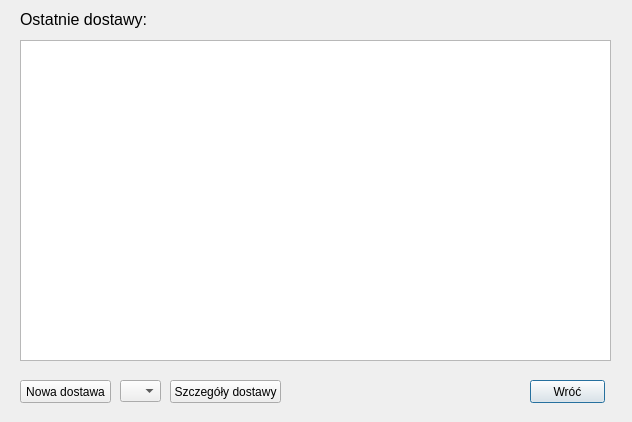
<?xml version="1.0" encoding="UTF-8"?>
<ui version="4.0">
 <class>suppliesWindow</class>
 <widget class="QDialog" name="suppliesWindow">
  <property name="geometry">
   <rect>
    <x>0</x>
    <y>0</y>
    <width>632</width>
    <height>422</height>
   </rect>
  </property>
  <property name="windowTitle">
   <string>Dostawa</string>
  </property>
  <widget class="QTableView" name="tableView">
   <property name="geometry">
    <rect>
     <x>20</x>
     <y>40</y>
     <width>591</width>
     <height>321</height>
    </rect>
   </property>
   <property name="selectionBehavior">
    <enum>QAbstractItemView::SelectRows</enum>
   </property>
   <attribute name="verticalHeaderVisible">
    <bool>false</bool>
   </attribute>
  </widget>
  <widget class="QPushButton" name="button_return">
   <property name="geometry">
    <rect>
     <x>530</x>
     <y>380</y>
     <width>75</width>
     <height>23</height>
    </rect>
   </property>
   <property name="text">
    <string>Wróć</string>
   </property>
  </widget>
  <widget class="QLabel" name="label">
   <property name="geometry">
    <rect>
     <x>20</x>
     <y>10</y>
     <width>591</width>
     <height>20</height>
    </rect>
   </property>
   <property name="text">
    <string>&lt;html&gt;&lt;head/&gt;&lt;body&gt;&lt;p&gt;&lt;span style=&quot; font-size:12pt;&quot;&gt;Ostatnie dostawy:&lt;/span&gt;&lt;/p&gt;&lt;/body&gt;&lt;/html&gt;</string>
   </property>
  </widget>
  <widget class="QPushButton" name="newSupply">
   <property name="geometry">
    <rect>
     <x>20</x>
     <y>380</y>
     <width>91</width>
     <height>23</height>
    </rect>
   </property>
   <property name="text">
    <string>Nowa dostawa</string>
   </property>
  </widget>
  <widget class="QPushButton" name="editSupply">
   <property name="geometry">
    <rect>
     <x>170</x>
     <y>380</y>
     <width>111</width>
     <height>23</height>
    </rect>
   </property>
   <property name="text">
    <string>Szczegóły dostawy</string>
   </property>
  </widget>
  <widget class="QComboBox" name="comboBox">
   <property name="geometry">
    <rect>
     <x>120</x>
     <y>380</y>
     <width>41</width>
     <height>22</height>
    </rect>
   </property>
  </widget>
 </widget>
 <resources/>
 <connections/>
</ui>
